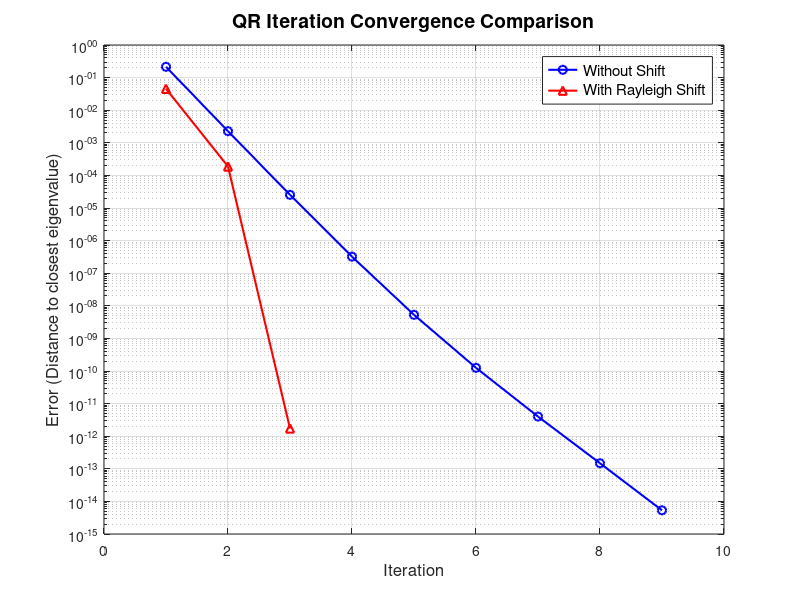

Source code (MATLAB):
%% Task 2: QR Iteration (With vs Without Shift)
clc; clear; close all;

% 1. Construct the matrix
true_eigs = [1, 5, 9, 11, 14];
n = length(true_eigs);
Lambda = diag(true_eigs);
rng(100);
R_rand = rand(n);
[Q_orth, ~] = qr(R_rand);
A_origin = Q_orth * Lambda * Q_orth';

max_iter = 50;

%% Method A: QR Iteration WITHOUT Shift
A = A_origin;
err_no_shift = [];

for k = 1:max_iter
    [Q, R] = qr(A);
    A = R * Q;
    
    % Track convergence: compute distance of diagonal to true eigenvalues
    current_est = A(n, n);
    dist = abs(true_eigs - current_est);
    err = min(dist);
    err_no_shift = [err_no_shift, err];
    
    if err < 1e-14
        break;
    end
end

%% Method B: QR Iteration WITH Rayleigh Quotient Shift (FIXED)
A = A_origin;
err_with_shift = [];

for k = 1:max_iter
    % Use the SAME tracking element as no-shift case: A(n,n)
    % This ensures fair comparison
    
    % Rayleigh quotient shift from bottom-right element
    sigma = A(n, n);
    
    % QR with shift on the FULL matrix (no deflation for fair comparison)
    [Q, R] = qr(A - sigma * eye(n));
    A = R * Q + sigma * eye(n);
    
    % Track the same element
    current_est = A(n, n);
    dist = abs(true_eigs - current_est);
    err = min(dist);
    err_with_shift = [err_with_shift, err];
    
    if err < 1e-14
        break;
    end
end

%% Plotting
figure('Name', 'Task 2: QR Iteration Convergence - Fixed');
semilogy(1:length(err_no_shift), err_no_shift, 'b-o', 'LineWidth', 1.5, ...
    'MarkerSize', 6, 'DisplayName', 'Without Shift');
hold on;
semilogy(1:length(err_with_shift), err_with_shift, 'r-^', 'LineWidth', 1.5, ...
    'MarkerSize', 6, 'DisplayName', 'With Rayleigh Shift');
xlabel('Iteration', 'FontSize', 12);
ylabel('Error (Distance to closest eigenvalue)', 'FontSize', 12);
title('QR Iteration Convergence Comparison', 'FontSize', 14);
legend('Location', 'best', 'FontSize', 11);
grid on;


fprintf('Iterations without shift: %d\n', length(err_no_shift));
fprintf('Iterations with shift: %d\n', length(err_with_shift));
fprintf('Final error without shift: %.2e\n', err_no_shift(end));
fprintf('Final error with shift: %.2e\n', err_with_shift(end));
